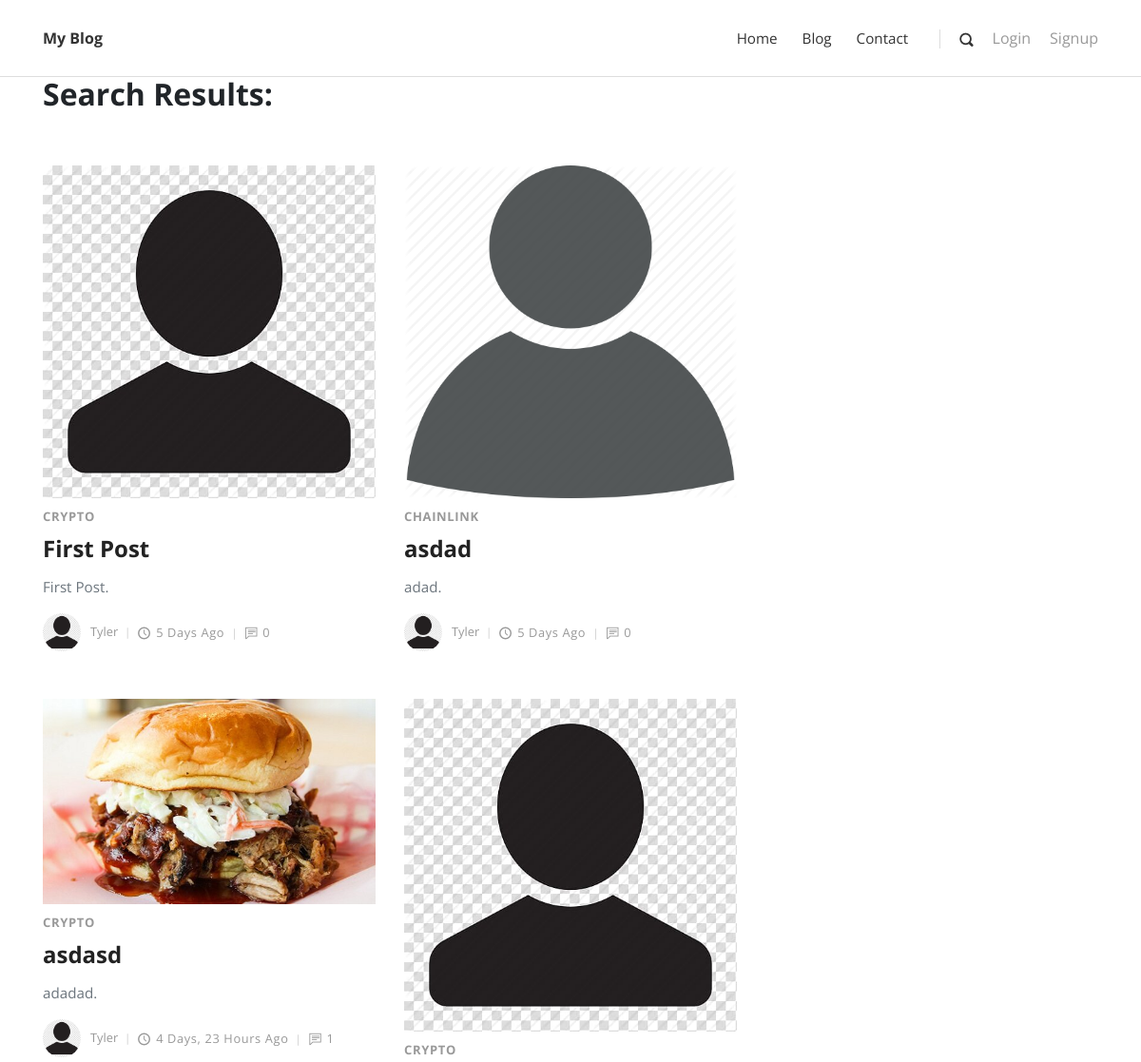
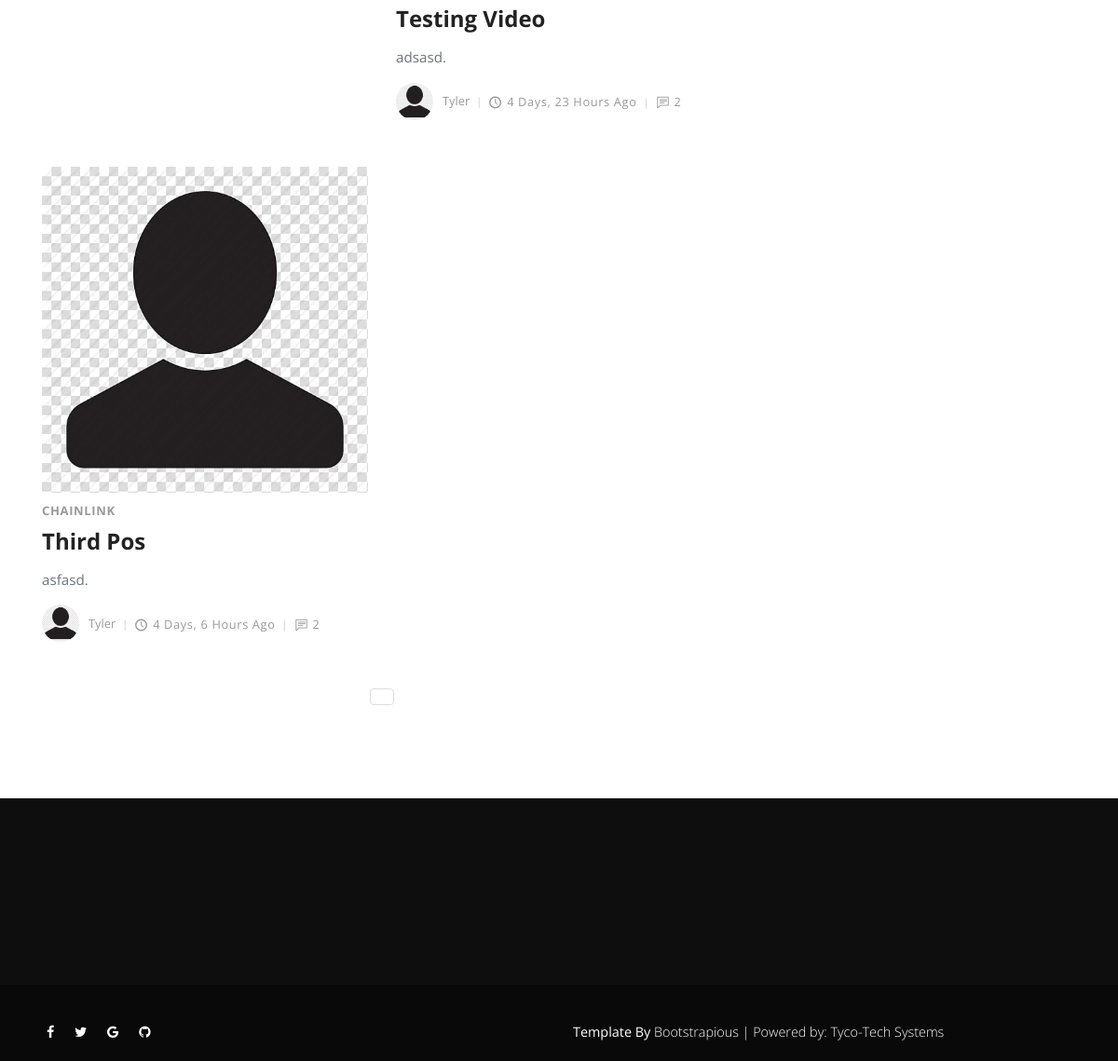
The app's page /search/, older data (2 pictures, top to bottom).
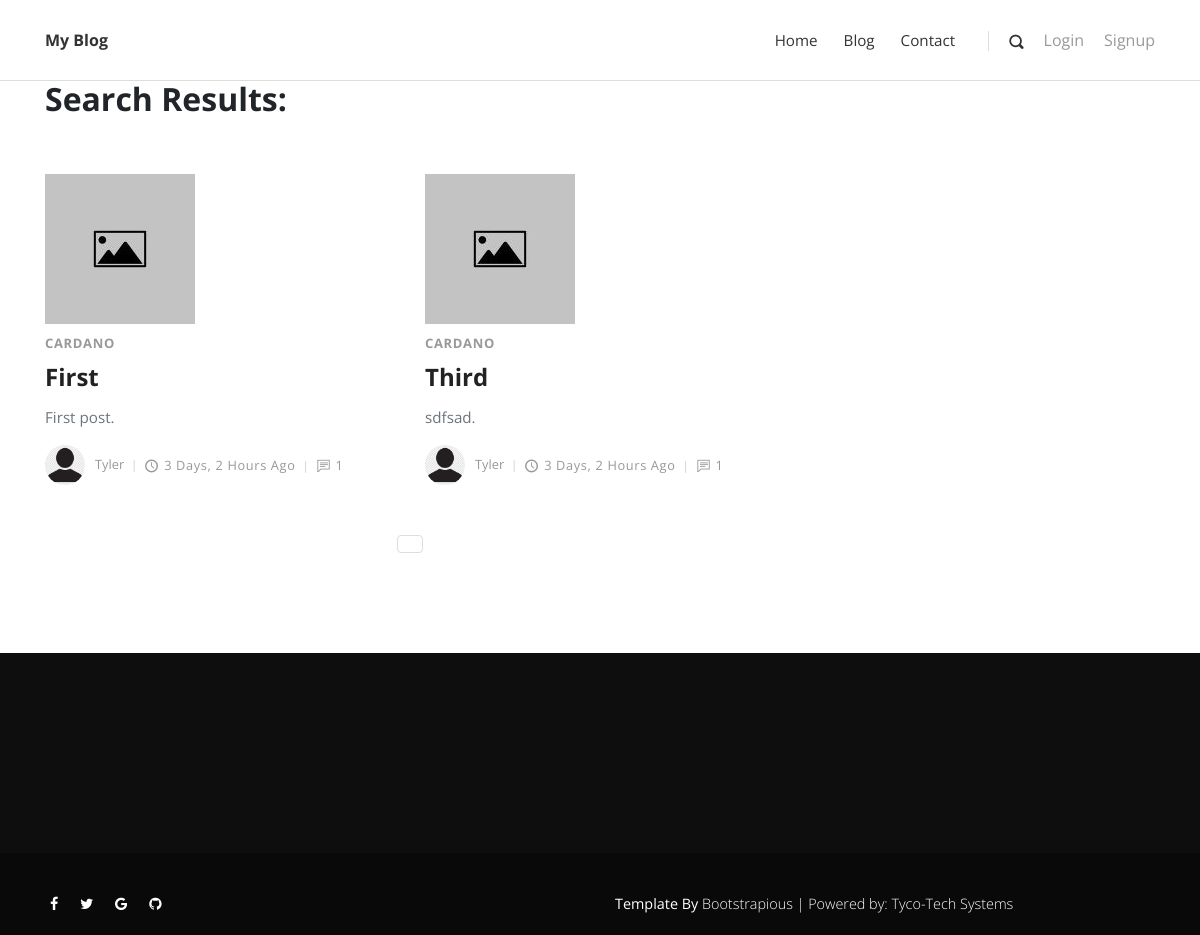
The same page, newer data.
### posts/models.py (models this page shows, shortened)
class Post(models.Model):
    title = models.CharField(max_length=100)
    overview = models.TextField()
    timestamp = models.DateTimeField(auto_now_add=True)
    content = RichTextUploadingField(blank=True, null=True, config_name='default', external_plugin_resources=[(
        'youtube',
        '/static_in_env/vendor/ckeditor_plugins/youtube/youtube/',
        'plugin.js',
    )])
    author = models.ForeignKey(Author, on_delete=models.CASCADE)
    thumbnail = models.ImageField(default='thumbnail.jpg')
    categories = models.ManyToManyField(Category)
    featured = models.BooleanField(default=False)
    previous_post = models.ForeignKey('self', related_name='previous', on_delete=models.SET_NULL, blank=True, null=True)
    next_post = models.ForeignKey('self', related_name='next', on_delete=models.SET_NULL, blank=True, null=True)
    def get_absolute_url(self):
        return reverse('post_detail', kwargs={'id': self.id})
    @property
    def comment_count(self):
        return PostView.objects.filter(post=self).count()

class Category(models.Model):
    title = models.CharField(max_length=20)
    def __str__(self):
        return self.title

class Author(models.Model):
    user = models.OneToOneField(User, on_delete=models.CASCADE)
    profile_picture = models.ImageField()

### posts/views.py (the view)
# urls.py: path('search/', search, name='search'),
def search(request):
    queryset = Post.objects.all()
    query = request.GET.get('q')
    if query:
        queryset = queryset.filter(
            Q(title__icontains=query) |
            Q(overview__icontains=query)
        ).distinct()
    context = {
        'queryset': queryset
    }
    return render(request, 'search_results.html', context)

### templates/search_results.html (shortened to what this page needs)
{% extends 'base.html' %}
{% load static %}
{% block content %}
<div class="container">
<h2>Search Results:</h2>
  <div class="row">
    <main class="posts-listing col-lg-8">
      <div class="container">
        <div class="row">
          {% for post in queryset %}
          <div class="post col-xl-6">
            <div class="post-thumbnail"><a href="{{ post.get_absolute_url }}"><img src="{{ post.thumbnail.url }}" alt="..." class="img-fluid"></a></div>
            <div class="post-details">
              <div class="post-meta d-flex justify-content-between">
                {% for cat in post.categories.all %}
                <div class="category"><a href="#">{{ cat }}</a></div>
                {% endfor %}
              </div><a href="{{ post.get_absolute_url }}">
                <h3 class="h4">{{ post.title }}</h3></a>
              <p class="text-muted">{{ post.overview }}.</p>
              <footer class="post-footer d-flex align-items-center">
                  <a href="#" class="author d-flex align-items-center flex-wrap">
                      <div class="avatar"><img src="{{ post.author.profile_picture.url }}" alt="..." class="img-fluid"></div>
                      <div class="title"><span>{{ post.author.user.username }}</span></div>
                  </a>
                <div class="date"><i class="icon-clock"></i>{{ post.timestamp|timesince }} ago</div>
                <div class="comments meta-last"><i class="icon-comment"></i>{{ post.comment_count }}</div>
              </footer>
            </div>
          </div>
          {% endfor %}
        </div>
        <nav aria-label="Page navigation example">
          <ul class="pagination justify-content-center">
            <li class="page-item"><a href="?{{ page_request_var }}={{ queryset.number }}" class="page-link active">{{ queryset.number }}</a></li>
          </ul>
        </nav>
      </div>
    </main>
  </div>
</div>
{% endblock content %}

Row changes from the older to the newer data that the page shows:
removed Post: thumbnail (placeholder picture), title "First Post", overview "First Post", author.profile_picture (placeholder picture), author.user.username "Tyler", timestamp "5 Days", comment_count "0"
no longer on this page (row unchanged): Category: title "CRYPTO"
removed Post: thumbnail (placeholder picture), title "asdad", overview "adad", author.profile_picture (placeholder picture), author.user.username "Tyler", timestamp "5 Days", comment_count "0"
no longer on this page (row unchanged): Category: title "CHAINLINK"
removed Post: thumbnail (picture), title "asdasd", overview "adadad", author.profile_picture (placeholder picture), author.user.username "Tyler", timestamp "4 Days, 23 Hours", comment_count "1"
removed Post: thumbnail (placeholder picture), title "Testing Video", overview "adsasd", author.profile_picture (placeholder picture), author.user.username "Tyler", timestamp "4 Days, 23 Hours", comment_count "2"
removed Post: thumbnail (placeholder picture), title "Third Pos", overview "asfasd", author.profile_picture (placeholder picture), author.user.username "Tyler", timestamp "4 Days, 6 Hours", comment_count "2"
added Post: thumbnail (picture), title "First", overview "First post", author.profile_picture (placeholder picture), author.user.username "Tyler", timestamp "3 Days, 2 Hours", comment_count "1"
now on this page (row unchanged): Category: title "CARDANO"
added Post: thumbnail (picture), title "Third", overview "sdfsad", author.profile_picture (placeholder picture), author.user.username "Tyler", timestamp "3 Days, 2 Hours", comment_count "1"
